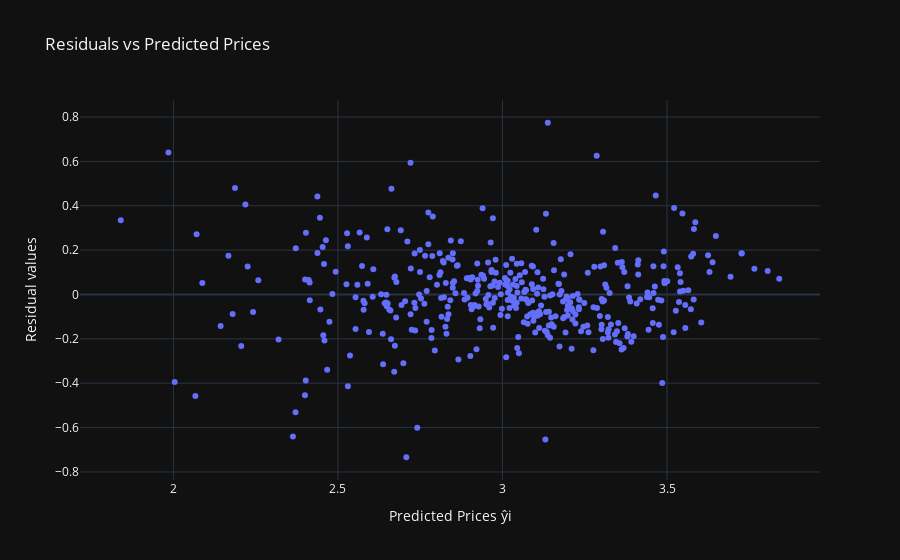

The notebook cell this image was saved under:
### Code cell
px.scatter(data_frame=y_train_log_df, x="PRICE_EST", y=residuals_log, labels={"y": "Residual values", "PRICE_EST": "Predicted Prices ŷi"},
           title="Residuals vs Predicted Prices",)

### Figure 1 — Plotly figure (JSON) as saved in the notebook; plotly's stock layout.template omitted (floating-point values rounded to 4 significant figures; data arrays with more than 128 entries replaced by an {"elided": "..."} marker saying what was removed)
{"data": [{"hovertemplate": "Predicted Prices ŷi=%{x}<br>Residual values=%{y}<extra></extra>", "legendgroup": "", "marker": {"color": "#636efa", "symbol": "circle"}, "mode": "markers", "name": "", "orientation": "v", "showlegend": false, "type": "scatter", "x": {"elided": "404 float values"}, "xaxis": "x", "y": {"elided": "404 float values"}, "yaxis": "y"}], "layout": {"legend": {"tracegroupgap": 0}, "title": {"text": "Residuals vs Predicted Prices"}, "xaxis": {"anchor": "y", "domain": [0, 1], "title": {"text": "Predicted Prices ŷi"}}, "yaxis": {"anchor": "x", "domain": [0, 1], "title": {"text": "Residual values"}}}}
